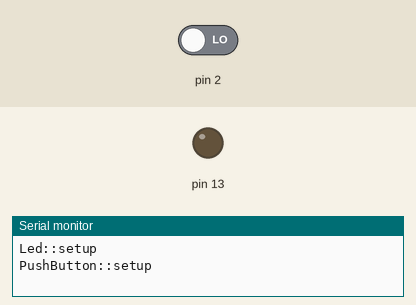
This sketch was run on a simulated Arduino Uno, built with avr-gcc and run on an emulated ATmega328P. On the bench: output pins drawn as LEDs (lit = HIGH), the last lines printed to the serial monitor. Dashed ring = blinking. Inputs (shaded band) come from the test bench; at power-on: pin 2 LOW.

Above: at 1.2 s.
1.3 s: pin 2 driven HIGH
At 2.7 s:
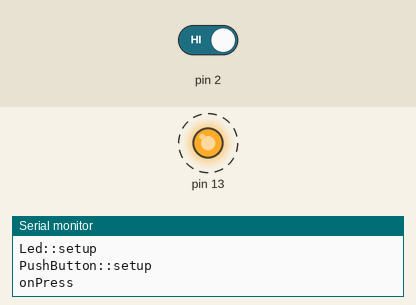
4.3 s: pin 2 driven LOW
Timing chart, 0 to 12.7 s (numbered marks = the images above; inputs shaded):
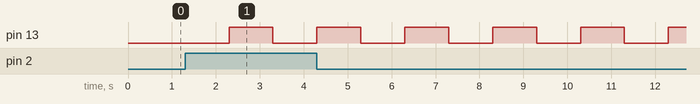

Measured:
- after the input at 1.3 s, pin 13: LOW → HIGH after 1.0 s, → LOW 1.0 s later, → HIGH 1.0 s later

The sketch:

sketch_feb18a.ino
```cpp
#include "pushbutton.h"
#include "led.h"

PushButton push1(2);
Led led1(13);


void push1_onPress() {
  Serial.println("onPress");
  if (led1.isBlinking()) {
    led1.off();
  }
  else {
    led1.blink(1000);
  }
}

void push1_onRelease() {
  Serial.println("onRelease");
  //led1.off();
}


void setup() {
   Serial.begin(9600);
  // put your setup code here, to run once:
  DeviceManager::setup();

  push1.setOnPress(push1_onPress);
  push1.setOnRelease(push1_onRelease);

}

void loop() {
  // put your main code here, to run repeatedly:
  DeviceManager::loop();

}
```

device.cpp
```cpp
#include "device.h"


static Device* first = NULL;

Device::Device() {
  next = first;
  first = this;
}

void DeviceManager::loop() {
  for(Device* p = first; p != NULL; p = p->next) {
    p->loop();
  }
}

void DeviceManager::setup() {
  for(Device* p = first; p != NULL; p = p->next) {
    p->setup();
  }
}
```

device.h
```cpp
#ifndef DEVICE_H
#define DEVICE_H

#include "Arduino.h"

typedef void (*EventCallback)(void*);

class Device {
public:
  Device();
  virtual void loop() {}
  virtual void setup() {}
private:
  Device* next;

  friend class DeviceManager;
};

class DeviceManager {
public:
  static void loop();
  static void setup();
};

#endif
```

led.cpp
```cpp
#include "led.h"

void timer_onInterval(Led* led) {
  led->toggle();
}

Led::Led(int pinNumber) {
  this->pinNumber = pinNumber;
}

void Led::setup() {
  Serial.println("Led::setup");
  pinMode(pinNumber, OUTPUT);
}

void Led::on() {
  digitalWrite(pinNumber, HIGH);
}

void Led::off(bool stopBlink) {
  digitalWrite(pinNumber, LOW);
  if (stopBlink) {
    timer.stop();
  }
}

void Led::blink(long delay_ms) {
  timer.start(delay_ms, timer_onInterval, this);
}


void Led::toggle() {
  if (isOn()) {
    off(false);
  }
  else {
    on();
  }
}

bool Led::isOn() {
  return (digitalRead(pinNumber) == HIGH);
}

bool Led::isBlinking() {
  return timer.isStarted();
}
```

led.h
```cpp
#ifndef LED_H
#define LED_H

#include "timer.h"

class Led : public Device {
public:
  Led(int pinNumber);

  void setup();

  void on();
  void off(bool stopBlink = true);
  void toggle();
  void blink(long delay_ms);

  bool isOn();
  bool isBlinking();

private:
  int pinNumber;
  Timer timer;
};

#endif
```

pushbutton.cpp
```cpp
#include "pushbutton.h"

PushButton::PushButton(int pinNumber) {
  this->pinNumber = pinNumber;
  this->onPress = NULL;
  this->onRelease = NULL;
  this->state = LOW;
}

void PushButton::setOnPress(EventCallback onPress) {
  this->onPress = onPress;
}

void PushButton::setOnRelease(EventCallback onRelease) {
  this->onRelease = onRelease;
}


void PushButton::setup() {
  Serial.println("PushButton::setup");

  pinMode(pinNumber, INPUT);
}

void PushButton::loop() {
  if (digitalRead(pinNumber) == HIGH && state == LOW) {
    state = HIGH;
    if (onPress != NULL) {
      onPress(NULL);
    }
  }
  if (digitalRead(pinNumber) == LOW && state == HIGH) {
    state = LOW;
    if (onRelease != NULL) {
      onRelease(NULL);
    }
  }
}
```

pushbutton.h
```cpp
#ifndef PUSHBUTTON_H
#define PUSHBUTTON_H

#include "device.h"

class PushButton : public Device {
public:
  PushButton(int pinNumber);

  void setup();
  void loop();

  void setOnPress(EventCallback onPress);
  void setOnRelease(EventCallback onRelease);
private:
  EventCallback onPress;
  EventCallback onRelease;
  int pinNumber;
  int state;
};

#endif
```

timer.cpp
```cpp
#include "timer.h"

Timer::Timer() {
  started = false;
}

void Timer::start(long delay_ms, EventCallback onInterval, void* evtArg) {
  this->delay_ms = delay_ms;
  this->onInterval = onInterval;
  this->evtArg = evtArg;
  this->started = true;
  this->timeout = millis() + delay_ms;

}

void Timer::stop() {
  started = false;
}

bool Timer::isStarted() {
  return started;
}

void Timer::loop() {
  if (!started) {
    return;
  }

  long now = millis();
  if (now >= timeout) {
    timeout = now + delay_ms;
    if (onInterval != NULL) {
      onInterval(evtArg);
    }
  }
}
```

timer.h
```cpp
#ifndef TIMER_H
#define TIMER_H

#include "device.h"

class Timer : public Device {
public:
  Timer();
  void start(long delay_ms, EventCallback onInterval, void* evtArg = NULL);
  void stop();
  bool isStarted();

  void loop();
private:
   EventCallback onInterval;
   void* evtArg;
   bool started;
   long timeout;
   long delay_ms;
};

#endif
```
